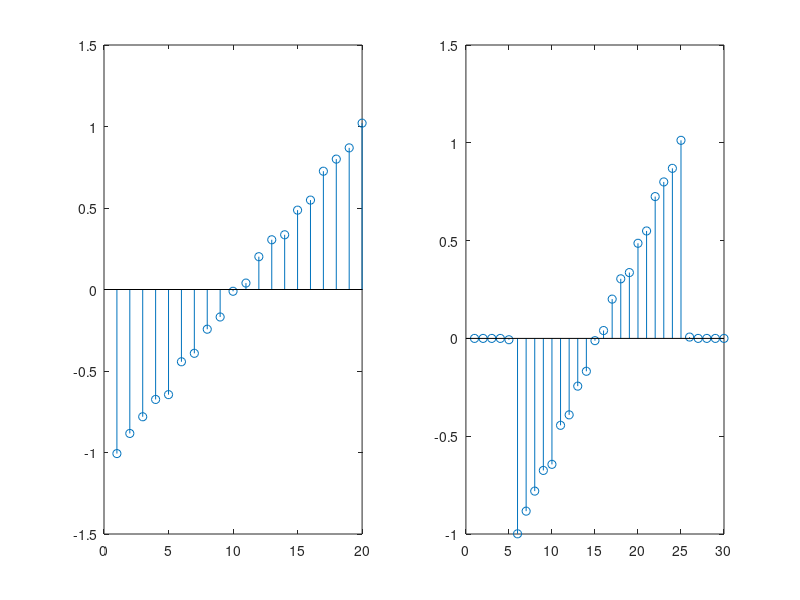

The MATLAB source for this figure:
X = linspace(-1,1, 20);
r = normrnd(0,0.03,[1,20]);
Y = X + r;
figure(1)
subplot(1,2,1)
stem(Y);
h = zeros(1,11);
C = exp(0)+(exp(-5)+exp(-10)+exp(-15)+exp(-20)+exp(-25))*2;
for n=7:11
    h(1,n)=exp(-(n-6)*5)/C;
    h(1,6-(n-6))=h(1,n);
end
h(1,6) = 1/C;
out=conv(Y, h);
subplot(1,2,2)
stem(out);
